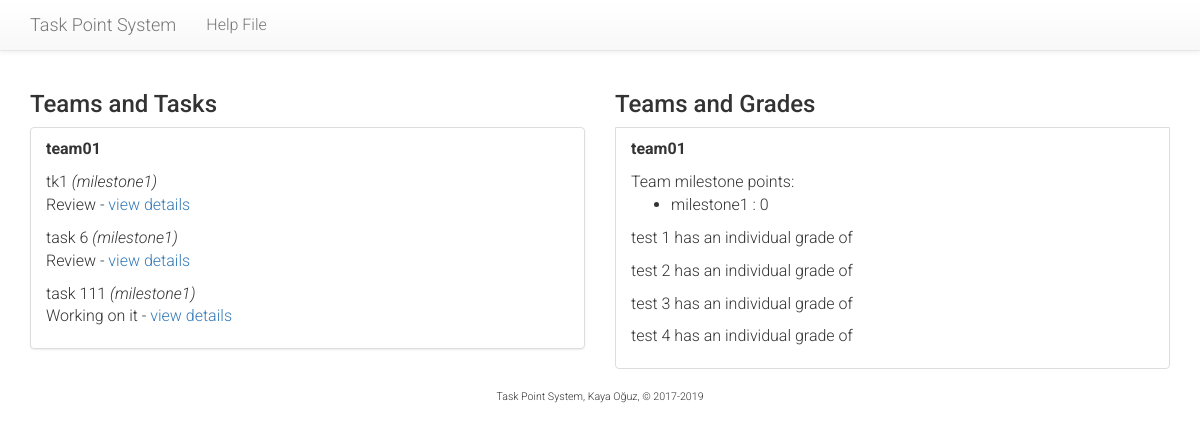
/tasks/view-all-teams/ (signed in), run on the app's committed database.
### tasks/models.py (models this page shows, shortened)
class Team(models.Model):
    course = models.ForeignKey(Course, on_delete=models.CASCADE)
    name = models.CharField("Team Name", max_length=128)
    github = models.CharField("Git Page", max_length=256, null=True)
    supervisor = models.ForeignKey(Supervisor, on_delete=models.SET_NULL, blank=True, null=True)
    team_size = models.PositiveSmallIntegerField("Team size", default=4, validators=[MaxValueValidator(99), MinValueValidator(1)])
    def get_all_task_points(self, m):
        p = 0
        for task in self.task_set.all().filter(milestone=m):
            p = p + task.get_points()
        return p
    def get_all_accepted_points(self, m):
        p = 0
        for task in self.task_set.all().filter(milestone=m):
            if task.status == 5:
                p = p + task.get_points()
        return p
    def get_milestone_list(self):
        milestone_list = {}
        for m in self.course.milestone_set.all():
            milestone_list[m.name] = self.get_team_grade(m)
        return milestone_list
    def get_team_grade(self, m):
        g = 0
        if self.get_all_task_points(m) > 0:
            g = round((self.get_all_accepted_points(m) / self.get_all_task_points(m)) * 100)
        return g

class Task(models.Model):
    PRIORITY = (
        (3, 'Urgent'),
        (2, 'Planned'),
        (1, 'Low'),
    )
    DIFFICULTY = (
        (3, 'Difficult'),
        (2, 'Normal'),
        (1, 'Easy'),
    )
    STATUS = (
        (1, "Review"),
        (2, "Working on it"),
        (3, "Waiting for review"),
        (4, "Waiting for supervisor grade"),
        (5, "Rejected"),
        (6, "Accepted"),
    )
    milestone = models.ForeignKey(Milestone, on_delete=models.CASCADE)
    creator = models.ForeignKey(User, related_name='creator', on_delete=models.SET_NULL, blank=True, null=True)
    assignee = models.ForeignKey(
        Developer,
        on_delete=models.CASCADE,
        related_name='assignee',
        verbose_name="Assigned to"
    )
    team = models.ForeignKey(Team, on_delete=models.CASCADE)
    title = models.CharField("Brief task name", max_length=256)
    description = models.TextField("Description")
    due = models.DateField("Due Date", validators=[past_date_validator])
    date = models.DateTimeField("Created on", auto_now_add=True)
    completed = models.DateTimeField("Completed on", auto_now=True, blank=True, null=True)
    priority = models.PositiveSmallIntegerField("Priority", choices=PRIORITY, default=2)
    difficulty = models.PositiveSmallIntegerField("Difficulty", choices=DIFFICULTY, default=2)
    modifier = models.PositiveSmallIntegerField(
        "Modifier",
        default=3,
        validators=[MaxValueValidator(5), MinValueValidator(1)]
    )
    status = models.PositiveSmallIntegerField("Status", choices=STATUS, default=1)
    valid = models.BooleanField("Is Valid", default=False)
    def get_points(self):
        return (self.difficulty*self.priority)+self.modifier

class Milestone(models.Model):
    course = models.ForeignKey(Course, on_delete=models.CASCADE)
    name = models.CharField("Milestone", max_length=128)
    description = models.TextField("Milestone details")
    weight = models.PositiveSmallIntegerField(
        "Weight",
        default=10,
        validators=[MaxValueValidator(100), MinValueValidator(1)]
    )
    due = models.DateField("Due Date")

class Developer(models.Model):
    id = models.CharField("ID", max_length=12, primary_key=True)
    user = models.OneToOneField(User, on_delete=models.CASCADE)
    team = models.ForeignKey(Team, on_delete=models.SET_NULL, blank=True, null=True)
    def __str__(self):
        return self.get_name()
    def get_name(self):
        return self.user.first_name + " " + self.user.last_name

### tasks/views.py (the view)
@login_required
def view_all_teams(request):
    if not request.user.is_superuser:
        leave_site(request)
        return HttpResponseRedirect('/tasks/')
    context = {
        'page_title': 'All teams and their points',
        'teams': Team.objects.all(),
        'developers': Developer.objects.all(),
        'milestones': Milestone.objects.all(),
    }
    return render(request, 'tasks/view_all_teams.html', context)

### tasks/templates/tasks/view_all_teams.html (shortened to what this page needs)
{% extends "tasks/base.html" %}
{% block leftcontent %}
<h3>Teams and Tasks</h3>
<ul class="list-group">
{% for team in teams %}
  <li class="list-group-item">
    <p><b>{{ team.name }}</b></p>
    {% for t in team.task_set.all %}
      <p>{{ t.title }} <i>({{t.milestone.name}})</i><br />
        {{t.get_status_display}} - <a href="{% url 'tasks:view-task' t.id %}">view details</a></p>
    {% endfor %}
  </li>
{% endfor %}
</ul>
{% endblock %}
{% block rightcontent %}
<h3>Teams and Grades</h3>
{% for team in teams %}
  <li class="list-group-item">
    <p><b>{{ team.name }}</b></p>
    Team milestone points:
    <ul>
    {% for m, g in team.get_milestone_list.items %}
      <li> {{ m }} : {{ g }}</li>
    {% endfor %}
    </ul>
    {% for d in team.developer_set.all %}
      <p>{{ d }} has an individual grade of {{ d.getProjectGrade }}</p>
    {% endfor %}
  </li>
{% endfor %}
{% endblock %}

### tasks/static/tasks/style.css (style rules this page uses)
body, div, p, td, li { font-family: "Roboto"; font-weight: 300; font-size: 12pt; }

### data on the page
Team: name "team01", get_milestone_list "0"
Task: title "tk1", milestone.name "milestone1", status "Review"
Task: title "task 6", milestone.name "milestone1", status "Review"
Task: title "task 111", milestone.name "milestone1", status "Working on it"
Milestone: get_milestone_list "milestone1"
Developer: user.last_name "test 1"
Developer: user.last_name "test 2"
Developer: user.last_name "test 3"
Developer: user.last_name "test 4"
